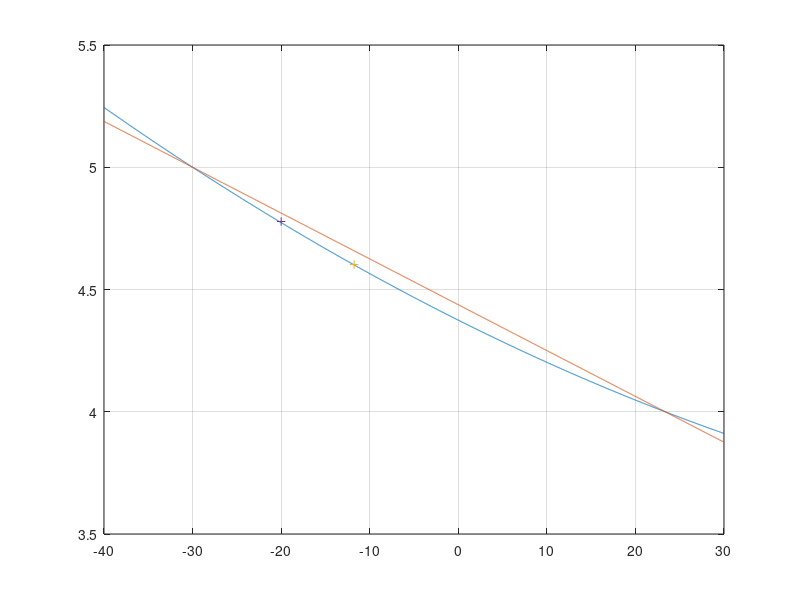

The MATLAB script that drew this image:
clear;
close all;

a = 9.0047e-5;
b = -0.01814533;
c = 4.3745978;

a2 = -0.018744142;
b2= 4.4376757;

x = [-40:0.01:30];
y = zeros(1,size(x,2));
y2 = zeros(1,size(x,2));
for i = 1:size(x,2)
    y(i) = a * x(i) * x(i) + b * x(i) + c;
    y2(i) = a2 * x(i) + b2;
end

figure(1);

plot(x,y,'-');

grid on;
hold on;
plot(x,y2,'-');
plot(-11.76,4.60206,'+');
plot(-20,4.77815125 ,'+');